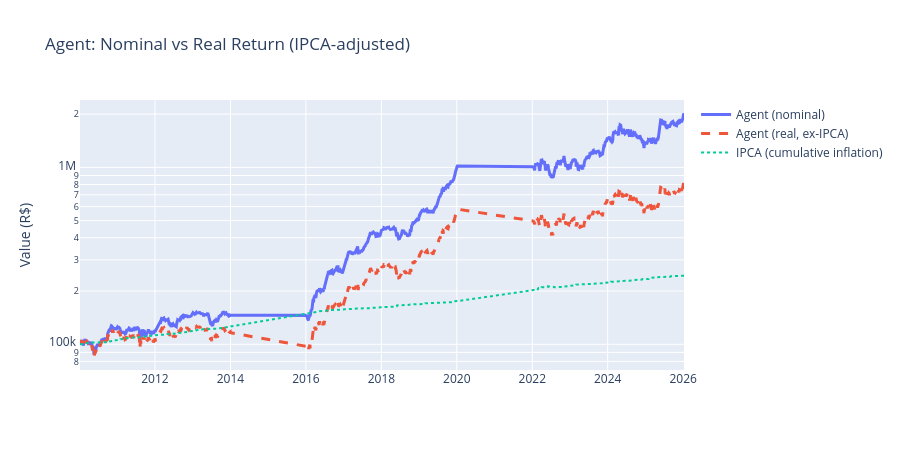

Write notebook code for a chart like this one.
### Markdown cell above
## 3. Real (Inflation-Adjusted) Return vs IPCA

Nominal gains overstate wealth in a high-inflation economy. Dividing the agent's value by cumulative IPCA gives real purchasing power.

### Code cell
if 'ipca' in macro:
    ipca_val = inflation_curve()
    real_agent = agent / (ipca_val / INITIAL_CAPITAL)

    fig = go.Figure()
    fig.add_trace(go.Scatter(x=dates, y=agent.values, name='Agent (nominal)', line=dict(width=3)))
    fig.add_trace(go.Scatter(x=dates, y=real_agent.values, name='Agent (real, ex-IPCA)',
                             line=dict(width=3, dash='dash')))
    fig.add_trace(go.Scatter(x=dates, y=ipca_val.values, name='IPCA (cumulative inflation)',
                             line=dict(width=2, dash='dot')))
    fig.update_layout(title='Agent: Nominal vs Real Return (IPCA-adjusted)',
                      yaxis_type='log', yaxis_title='Value (R$)', height=450)
    fig.show()

    print(f"Nominal return : {agent.iloc[-1] / INITIAL_CAPITAL - 1:+.1%}")
    print(f"Real return    : {real_agent.iloc[-1] / INITIAL_CAPITAL - 1:+.1%}")
    print(f"Inflation      : {ipca_val.iloc[-1] / INITIAL_CAPITAL - 1:+.1%}")
else:
    print('IPCA not available')

### Figure 1 — Plotly figure (JSON) as saved in the notebook; plotly's stock layout.template omitted (floating-point values rounded to 4 significant figures; data arrays with more than 128 entries replaced by an {"elided": "..."} marker saying what was removed)
{"data": [{"line": {"width": 3}, "name": "Agent (nominal)", "type": "scatter", "x": {"elided": "2976 str values"}, "y": {"elided": "2976 float values"}}, {"line": {"dash": "dash", "width": 3}, "name": "Agent (real, ex-IPCA)", "type": "scatter", "x": {"elided": "2976 str values"}, "y": {"elided": "2976 float values"}}, {"line": {"dash": "dot", "width": 2}, "name": "IPCA (cumulative inflation)", "type": "scatter", "x": {"elided": "2976 str values"}, "y": {"elided": "2976 float values"}}], "layout": {"height": 450, "title": {"text": "Agent: Nominal vs Real Return (IPCA-adjusted)"}, "yaxis": {"title": {"text": "Value (R$)"}, "type": "log"}}}
